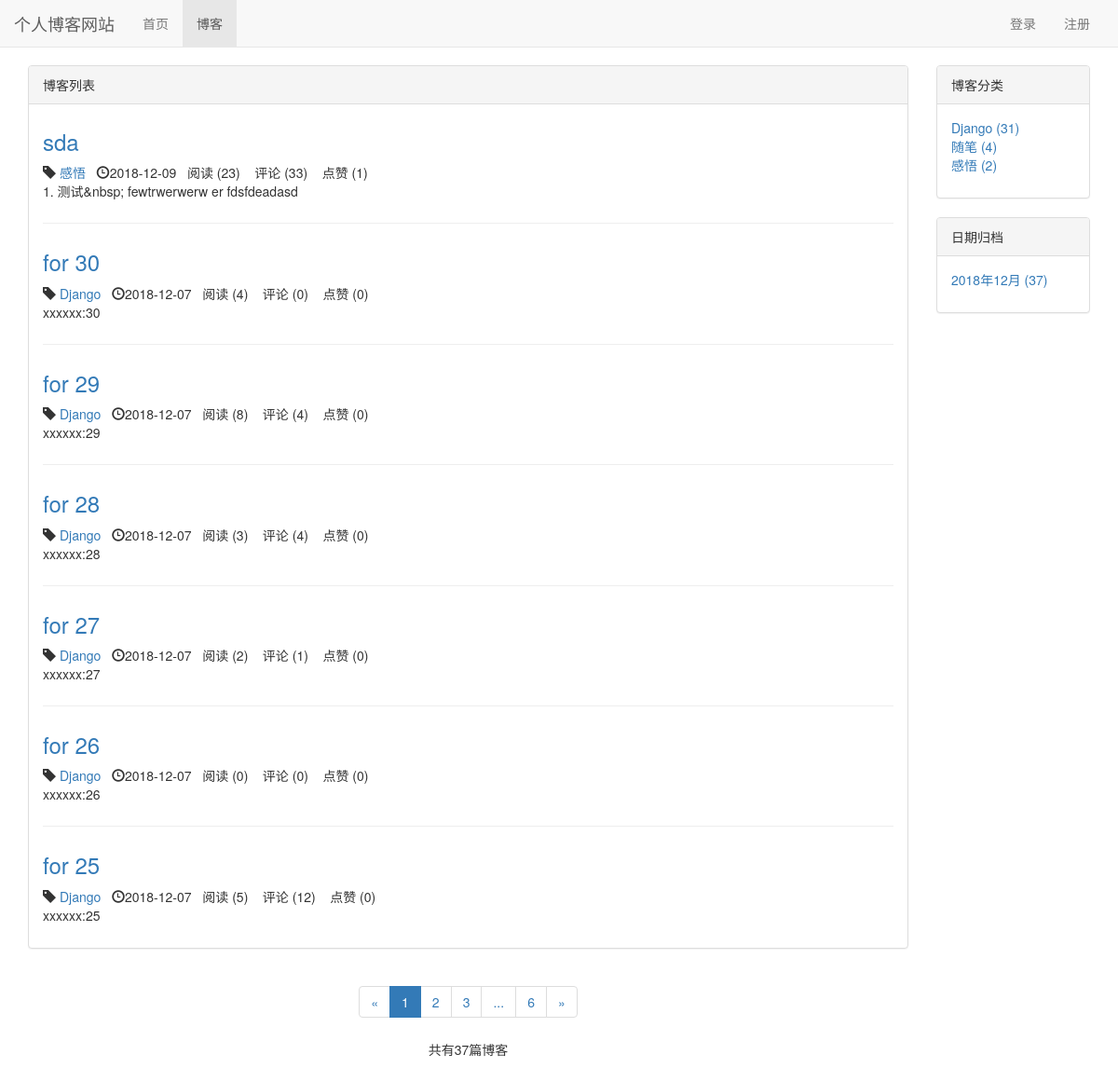
The page /blog/ on the database as committed earlier.
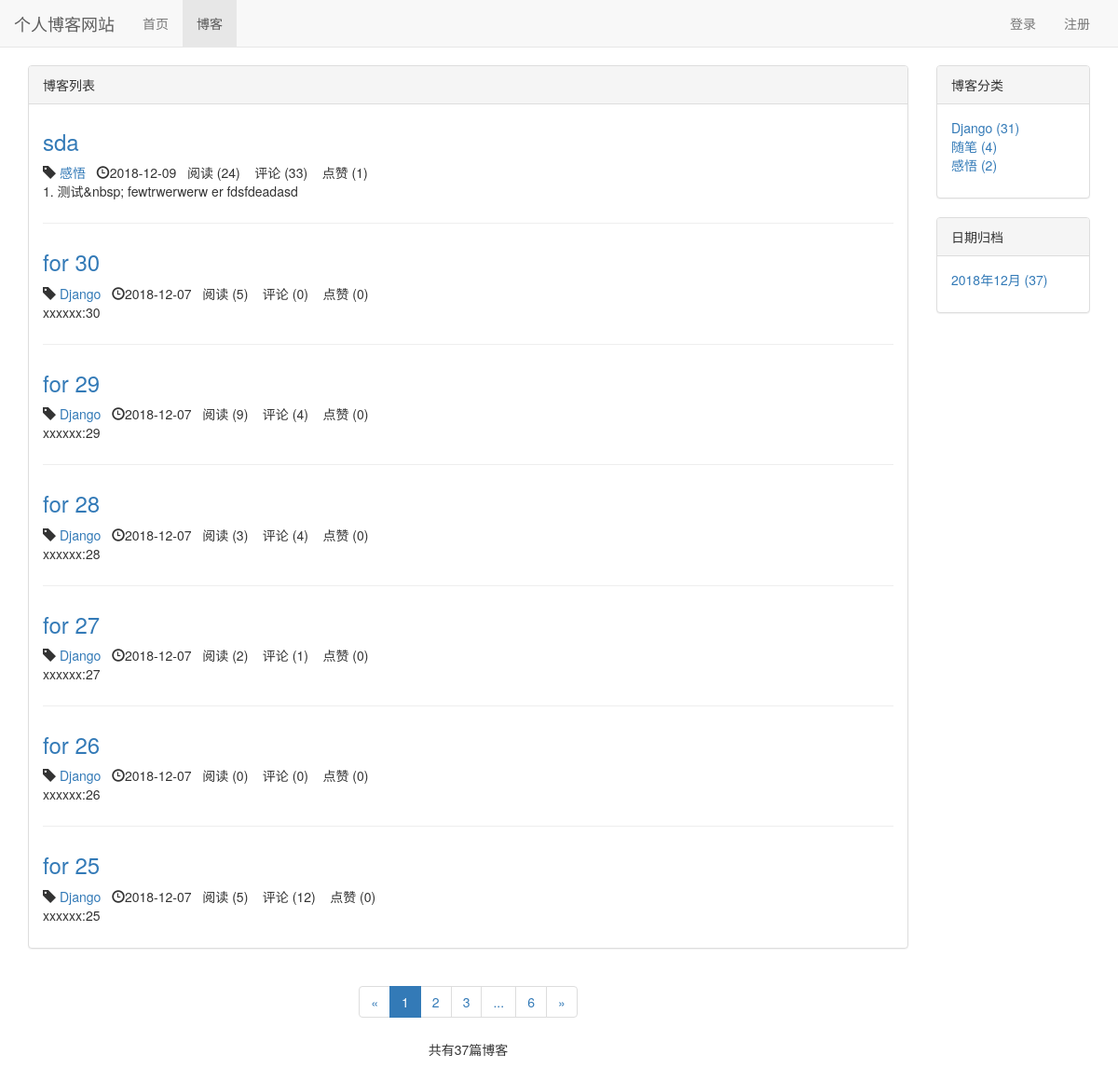
The same page on the database as committed later.
### blog/models.py (models this page shows, shortened)
class Blog(models.Model,ReadNumExpandMethod):
    title = models.CharField(max_length=50)
    blog_type = models.ForeignKey(BlogType,on_delete=models.CASCADE) # 删除博客对博客类型无影响  多对一
    content = RichTextUploadingField()
    author = models.ForeignKey(User,on_delete=models.CASCADE)
    read_details = GenericRelation(ReadDetail) # 反向关联到ReadDetail    关联以后直接 blog.read_details.all()就能查看该博客所有readdetail
    created_time = models.DateTimeField(auto_now_add=True)
    last_updated_time = models.DateTimeField(auto_now=True)
    class Meta:
        ordering = ['-created_time']  # 按时间排序  最新的在最前

class BlogType (models.Model):
    type_name = models.CharField(max_length=15)
    def __str__ (self):  #让文章选择分类时能看到分类名
        return self.type_name
    def blog_count(self):
        return self.blog_set.count()  # blog_set 反向获取被关联外键的model（模型名称小写加_set）

### read_statistics/models.py (models this page shows)
class ReadNum(models.Model):
    read_num = models.IntegerField(default=0) # 阅读次数
    content_type = models.ForeignKey(ContentType, on_delete=models.CASCADE) # models.CASCADE 删除阅读次数会删除博客   DO_NOTHING  删除阅读次数对应博客本身无影响
    object_id = models.PositiveIntegerField()
    content_object = GenericForeignKey('content_type', 'object_id')

### likes/models.py (models this page shows)
class LikeCount(models.Model):  # 点赞数量
    content_type = models.ForeignKey(ContentType, on_delete=models.CASCADE)
    object_id = models.PositiveIntegerField()
    content_object = GenericForeignKey('content_type', 'object_id') # 点赞对象
    liked_num = models.IntegerField(default=0) # 点赞数量

### blog/views.py (the view)
# urls.py: path('',views.blog_list,name="blog_list"),
def blog_list(request):
    blogs_all_list=Blog.objects.all()
    context = {}
    context = get_blog_list_common_date(request,blogs_all_list)
    return render( request,'blog/blog_list.html',context)

### comment/templatetags/comment_tags.py (called while the page is built)
@register.simple_tag
def get_comment_count(obj): # 数量统计
    content_type = ContentType.objects.get_for_model(obj) # 获得obj对应ContentType
    return Comment.objects.filter(content_type=content_type,object_id=obj.pk).count()

### likes/templatetags/likes_tags.py (called while the page is built)
@register.simple_tag
def get_like_count(obj): # 获取点赞数量
    content_type = ContentType.objects.get_for_model(obj) # 获得obj对应ContentType
    like_count,created = LikeCount.objects.get_or_create(content_type=content_type,object_id=obj.pk)
    return like_count.liked_num

### read_statistics/models.py (called while the page is built)
    def get_read_num(self):   # 新增得到阅读数的方法
        try:                 # 会先完成try中的代码 如果完成中发生获取不到的错误 执行后一条
            ct = ContentType.objects.get_for_model(self) # 获取关联到Blog的 ContentType 实例
            readnum = ReadNum.objects.get(content_type = ct ,object_id = self.pk)  # 获得所有关联到Blog ， id值= self.pk 这个blog的 ReadNum
            return readnum.read_num    # 查看这一条记录的阅读次数
        except exceptions.ObjectDoesNotExist:  # except Exception as e  不管什么错误都会获取
            return 0                        # exceptions.ObjectDoesNotExist  记录不存在的错误返回 0

### user/context_processors.py (called while the page is built)
def login_modal_form(request):
    return {'login_modal_form': LoginForm()}

### blog/templates/blog/blog_list.html (shortened to what the changed rows need)
{% extends 'base.html' %}
{% load staticfiles %}
{% load comment_tags %}
{% load likes_tags %}
{% block header_extends %}
    <link rel="stylesheet" href= "{% static 'blog/blog.css' %}" >
{% endblock %}
{% block content %}
    <div class="container">
        <div class="row">
            <div class=" col-xs-12 col-sm-8 col-md-9 col-lg-10">
                <div class="panel panel-default">
                    <div class="panel-body">
                        {% for blog in blogs %}
                            <div class="blog">
                                <h3><a href="{% url 'blog_detail' blog.pk %}">{{ blog.title }}</a></h3>
                                    <p class="blog-info">
                                        <span class="glyphicon glyphicon-tag"></span>
                                         <a href="{% url 'blogs_with_type' blog.blog_type.pk %}"> {{ blog.blog_type }}</a>&nbsp;&nbsp;
                                        <span class="glyphicon glyphicon-time"></span>{{ blog.created_time|date:"Y-m-d"}}&nbsp;&nbsp;
                                        阅读 ({{ blog.get_read_num }}) &nbsp;&nbsp;
                                        评论 ({% get_comment_count blog %}) &nbsp;&nbsp;
                                        点赞 ({% get_like_count blog %})
                                    </p>
                                <p>{{ blog.content|striptags|truncatechars:60}}</p>
                            </div>
                        {% empty %}
                            <div class="blog">
                                <p> <h3>暂无博客，敬请期待</h3></p>
                            </div>
                        {% endfor %}
                    </div>
                </div>
            </div>
        </div>
    </div>
{% endblock %}

Rows that differ between the two databases and show on the page:
changed through a linked row, Blog "sda": get_read_num "23" → "24"
changed through a linked row, Blog "for 30": get_read_num "4" → "5"
changed through a linked row, Blog "for 29": get_read_num "8" → "9"
